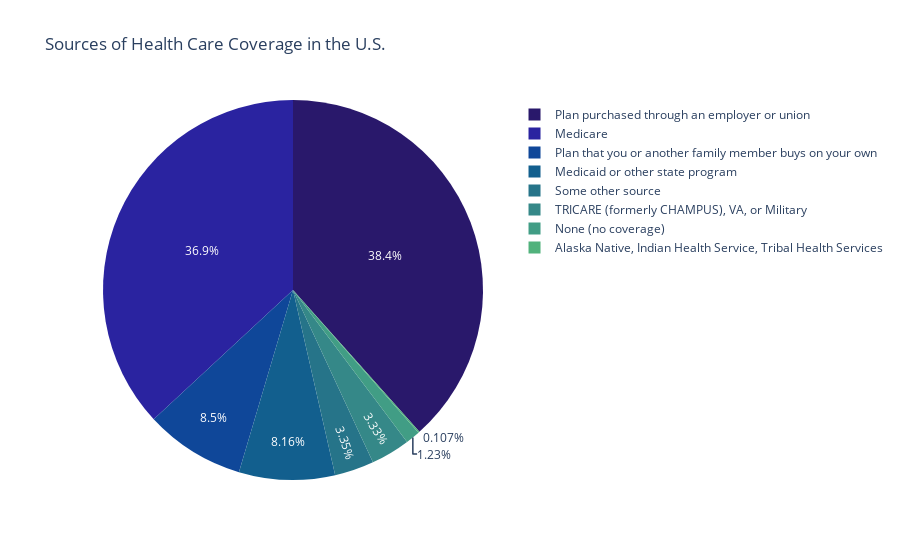

Write notebook code for a chart like this one.
### Code cell
fig = px.pie(df_cov_source, values='HLTHCVR1', names='index', title='Sources of Health Care Coverage in the U.S.', color_discrete_sequence=px.colors.sequential.haline)
fig.show()

### Figure 1 — Plotly figure (JSON) as saved in the notebook; plotly's stock layout.template omitted (floating-point values rounded to 4 significant figures)
{"data": [{"domain": {"x": [0, 1], "y": [0, 1]}, "hovertemplate": "index=%{label}<br>HLTHCVR1=%{value}<extra></extra>", "labels": ["Plan purchased through an employer or union", "Medicare", "Plan that you or another family member buys on your own", "Medicaid or other state program", "Some other source", "TRICARE (formerly CHAMPUS), VA, or Military", "None (no coverage)", "Alaska Native, Indian Health Service, Tribal Health Services"], "legendgroup": "", "name": "", "showlegend": true, "type": "pie", "values": [36252, 34829, 8023, 7700, 3160, 3147, 1164, 101]}], "layout": {"legend": {"tracegroupgap": 0}, "piecolorway": ["rgb(41, 24, 107)", "rgb(42, 35, 160)", "rgb(15, 71, 153)", "rgb(18, 95, 142)", "rgb(38, 116, 137)", "rgb(53, 136, 136)", "rgb(65, 157, 133)", "rgb(81, 178, 124)", "rgb(111, 198, 107)", "rgb(160, 214, 91)", "rgb(212, 225, 112)", "rgb(253, 238, 153)"], "title": {"text": "Sources of Health Care Coverage in the U.S."}}}
